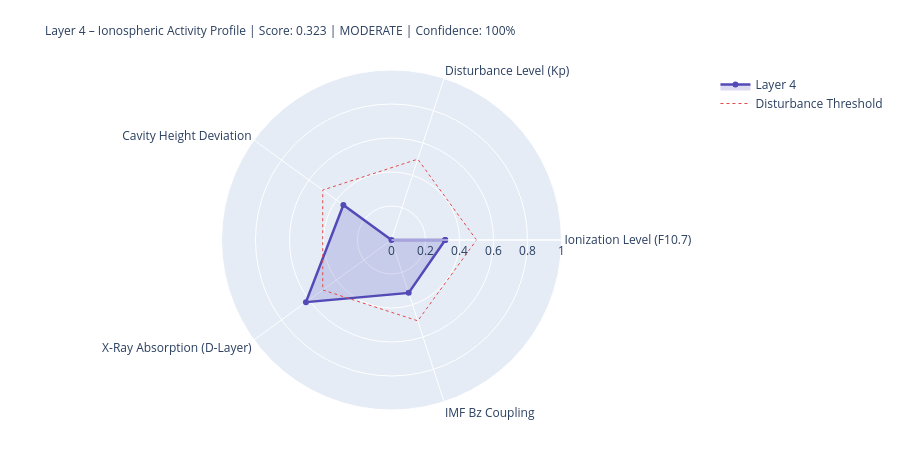

The notebook cell saved with this chart:
### Markdown cell above
---
## 4. State Assessment & Handoff to Layer 5

### Code cell
# ============================================================
# LAYER-4-SCORE
# ============================================================

COMPONENTS = {
    'Ionization Level (F10.7)':    {'score': ioniz,       'source': 'primary' if f107_now else 'from_layer0', 'dynamic': True},
    'Disturbance Level (Kp)':          {'score': disturb,     'source': 'primary' if kp_now   else 'from_layer0', 'dynamic': True},
    'Cavity Height Deviation':    {'score': h_dev,       'source': 'derived',                                'dynamic': True},
    'X-Ray Absorption (D-Layer)':{'score': xray_ioniz,  'source': 'primary' if xray_now else 'missing',     'dynamic': True},
    'IMF Bz Coupling':             {'score': bz_coupling, 'source': 'primary' if bz_now   else 'from_layer0', 'dynamic': True},
}

available    = {k: v['score'] for k, v in COMPONENTS.items() if v['score'] is not None}
unavailable  = [k for k, v in COMPONENTS.items() if v['score'] is None]
layer4_score = round(sum(available.values()) / len(available), 4) if available else None
confidence   = round(len(available) / len(COMPONENTS), 2)
level = ('unknown' if layer4_score is None
         else 'quiet'   if layer4_score < 0.3
         else 'moderate' if layer4_score < 0.6
         else 'active')
dominant_l4 = max(available, key=available.get) if available else 'none'

# Resonance delta for Schumann SR-1
sr1_ref = schumann_freq(1, 80.0)
sr1_now = schumann_freq(1, h_eff)
sr1_delta_mhz = (sr1_now - sr1_ref) * 1000

# Propagation conditions
prop_cond = ('disturbed'   if kp_val > 4
             else 'unsettled' if kp_val > 2
             else 'normal')
if xray_class in ['X', 'M']:
    prop_cond = 'Radio-Blackout moeglich'

W = 68
print('=' * W)
print('LAYER 4 – IONOSPHERE – STATE ASSESSMENT')
print('=' * W)
for name, comp in COMPONENTS.items():
    s = comp['score']
    if s is not None:
        bar = '█' * int(s * 20) + '░' * (20 - int(s * 20))
        print(f'  {name:<36} {bar}  {s:.3f}  [{comp["source"]}]')
    else:
        print(f'  {name:<36} {"─" * 20}  n/a   [missing]')
print('-' * W)
print(f'  Score:          {layer4_score:.3f}  ({len(available)}/{len(COMPONENTS)} components)')
print(f'  Confidence:     {confidence:.0%}')
print(f'  Level:          {level.upper()}')
print(f'  Dominant:       {dominant_l4}')
print(f'  Cavity height:  {h_eff:.1f} km  (Ref: 80.0 km)')
print(f'  SR-1:           {sr1_now:.3f} Hz  (Δ {sr1_delta_mhz:+.1f} mHz vs. ref)')
print(f'  Propagation:    {prop_cond}')
print(f'  X-Ray:          {xray_class}-class  ({xray_now:.2e} W/m²)' if xray_now else '  X-Ray:          n/a')
print('=' * W)

# Radar
cats   = list(available.keys())
vals_r = list(available.values())
if len(cats) >= 3:
    fig = go.Figure()
    fig.add_trace(go.Scatterpolar(
        r=vals_r + [vals_r[0]], theta=cats + [cats[0]],
        fill='toself', fillcolor='rgba(83,74,183,0.20)',
        line=dict(color='#534AB7', width=2.5), name='Layer 4'
    ))
    fig.add_trace(go.Scatterpolar(
        r=[0.5] * (len(cats)+1), theta=cats + [cats[0]],
        line=dict(color='#E24B4A', dash='dot', width=1),
        mode='lines', name='Disturbance Threshold'
    ))
    fig.update_layout(
        title=dict(
            text=f'Layer 4 – Ionospheric Activity Profile | Score: {layer4_score:.3f} | {level.upper()} | Confidence: {confidence:.0%}',
            font=dict(size=12)
        ),
        polar=dict(radialaxis=dict(visible=True, range=[0, 1])),
        height=450, showlegend=True,
        margin=dict(l=80, r=80, t=70, b=40)
    )
    fig.show()

### Figure 1 — Plotly figure (JSON) as saved in the notebook; plotly's stock layout.template omitted (floating-point values rounded to 4 significant figures)
{"data": [{"fill": "toself", "fillcolor": "rgba(83,74,183,0.20)", "line": {"color": "#534AB7", "width": 2.5}, "name": "Layer 4", "r": [0.316, 0.0, 0.35, 0.622, 0.327, 0.316], "theta": ["Ionization Level (F10.7)", "Disturbance Level (Kp)", "Cavity Height Deviation", "X-Ray Absorption (D-Layer)", "IMF Bz Coupling", "Ionization Level (F10.7)"], "type": "scatterpolar"}, {"line": {"color": "#E24B4A", "dash": "dot", "width": 1}, "mode": "lines", "name": "Disturbance Threshold", "r": [0.5, 0.5, 0.5, 0.5, 0.5, 0.5], "theta": ["Ionization Level (F10.7)", "Disturbance Level (Kp)", "Cavity Height Deviation", "X-Ray Absorption (D-Layer)", "IMF Bz Coupling", "Ionization Level (F10.7)"], "type": "scatterpolar"}], "layout": {"height": 450, "margin": {"b": 40, "l": 80, "r": 80, "t": 70}, "polar": {"radialaxis": {"range": [0, 1], "visible": true}}, "showlegend": true, "title": {"font": {"size": 12}, "text": "Layer 4 – Ionospheric Activity Profile | Score: 0.323 | MODERATE | Confidence: 100%"}}}
